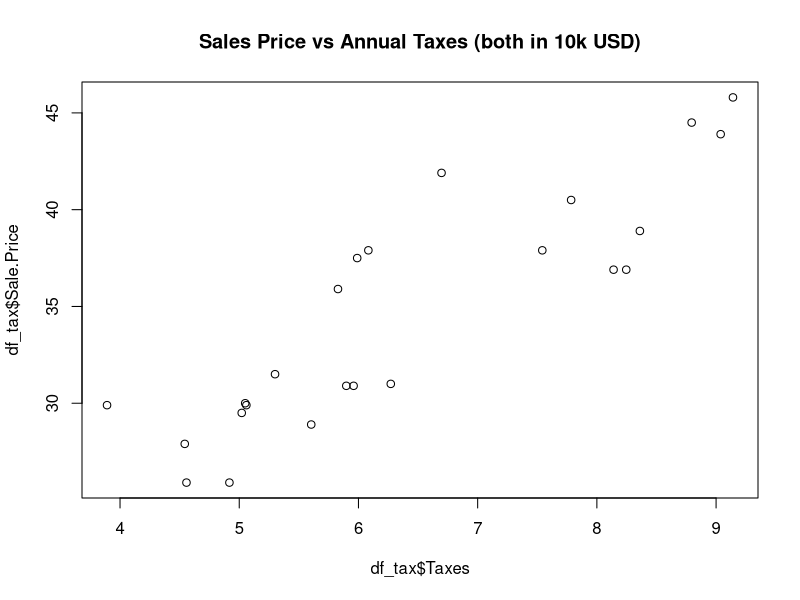
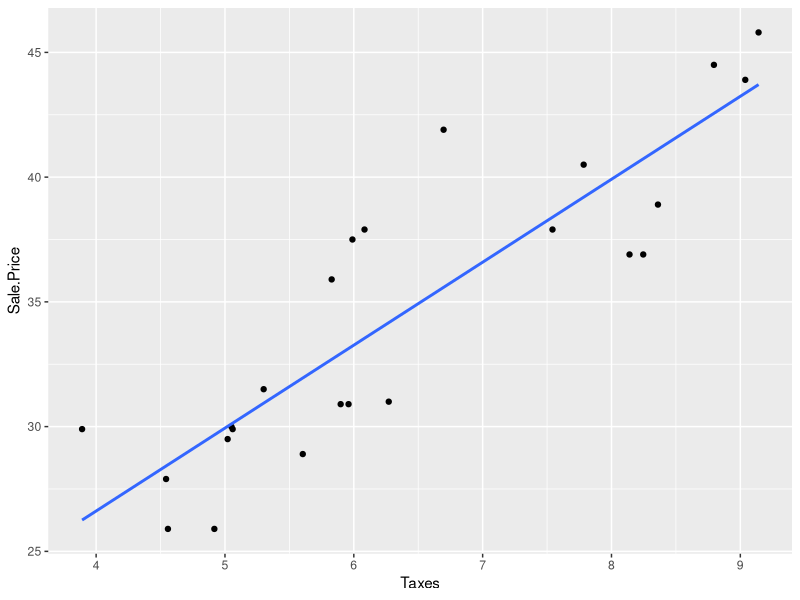

Here is the R script that generated these plots, in order:
## ---- chunk 1
knitr::opts_chunk$set(echo = TRUE)
## ---- chunk 2
library(ggplot2)
## ---- chunk 3
df_tax = read.table(file ="./6414-HW2-taxes.csv",skip=1, sep=",",header=TRUE)
head(df_tax)
dim(df_tax)
summary(df_tax)
## ---- chunk 4
df_tax = df_tax[1:(nrow(df_tax)-2),] #Remove last two empty rows
dim(df_tax)
## ---- chunk 5
plot(x=df_tax$Taxes, y=df_tax$Sale.Price, type ="p", main = "Sales Price vs Annual Taxes (both in 10k USD)")
## ---- chunk 6
print (paste("Corealtion on full data:",round(cor(df_tax$Taxes,df_tax$Sale.Price),2)))
## ---- chunk 7
#Fit SLR
model0 <- lm(Sale.Price ~ Taxes, data = df_tax)
model0

#Superpositioning regression line on 
ggplot(df_tax, aes(Taxes, Sale.Price)) + #aes(x,y)
  geom_point() +
  stat_smooth(method = lm, se = FALSE)
## ---- chunk 8
y_hat = fitted(model0)
y_act = df_tax$Taxes

sse = sum((y_act - y_hat)^2)
sse
## ---- chunk 9
num = 1697.8 - (14 * (43/14) * (572/14))
num
denom = 157.42 - (14*(43/14)^2)
denom
beta1 = num/denom
beta1
## ---- chunk 10
beta0 = (572/14) - beta1*(43/14)
beta0
## ---- chunk 11
SS_yy = 23530 - 14 *((572/14))^2
SS_xy = num #from ques7
SSE = SS_yy - beta1 * SS_xy
sigma2 = SSE/(14-2)
sigma2
## ---- chunk 12
y_act = 46.1
y_hat = beta0 + beta1 * 3.7
residual = y_act - y_hat
y_hat
residual
